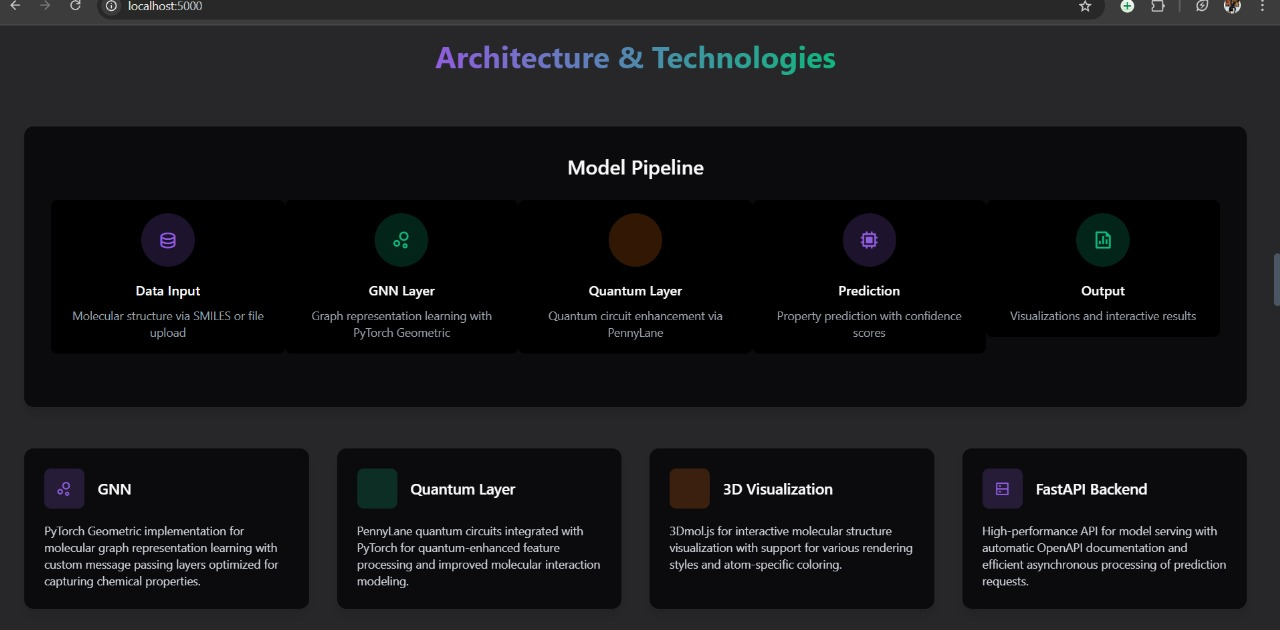
#> input picture client/src/assets/images/ARCHI.jpg, 1280 x 630 px
$ python simple_ocr.py ../client/src/assets/images/ARCHI.jpg
#> lines starting #> are read from the running program, lines starting #| are printed output that depends on the picture; after the words box and inside, x2 and y2 are one past the last pixel; in counts of white or black regions, pixels touching at a corner belong together
#!/usr/bin/env python3
"""
Simple OCR module that can be used as a fallback when notebook execution fails
"""

import os
import sys
import json
import traceback
import pytesseract

# Point to tesseract binary
pytesseract.pytesseract.tesseract_cmd = r"C:\Program Files\Tesseract-OCR\tesseract.exe"

# Set the environment variable correctly
os.environ['TESSDATA_PREFIX'] = r"C:\Program Files\Tesseract-OCR\tessdata"

from PIL import Image
import cv2
import numpy as np

def preprocess_image(image_path):
    """
    Preprocess the image for better OCR results
    """
#> called with image_path = '../client/src/assets/images/ARCHI.jpg'
    try:
        # Read the image
        img = cv2.imread(image_path)
#> img is the input picture: shape (630, 1280, 3); mean B, G, R 25.3, 23.5, 23.1

        # Check if image was loaded correctly
        if img is None:
            # Fallback to PIL if OpenCV fails
            pil_img = Image.open(image_path)
            img = np.array(pil_img)
            # Convert RGB to BGR (OpenCV format)
            if len(img.shape) == 3 and img.shape[2] == 3:
                img = img[:, :, ::-1].copy()

        # Convert to grayscale
        gray = cv2.cvtColor(img, cv2.COLOR_BGR2GRAY)

        # Apply thresholding to handle shadows and variations in lighting
        thresh = cv2.threshold(gray, 0, 255, cv2.THRESH_BINARY_INV + cv2.THRESH_OTSU)[1]
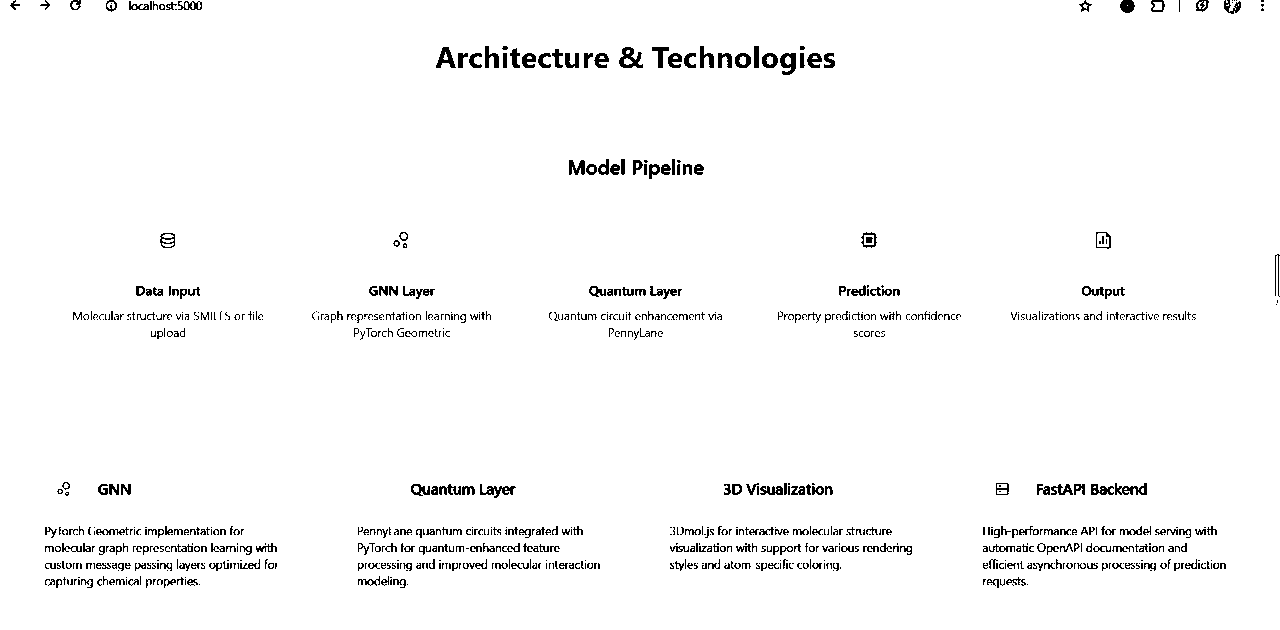
#> thresh: shape (630, 1280); 97.3% white; black in thin lines or dots

        # Perform morphological operations to remove noise
        kernel = np.ones((1, 1), np.uint8)
        opening = cv2.morphologyEx(thresh, cv2.MORPH_OPEN, kernel, iterations=1)

        # Invert back
        result = cv2.bitwise_not(opening)
#> result: shape (630, 1280); 2.7% white in thin lines or dots

        return result, None
    except Exception as e:
        traceback.print_exc()
        return None, str(e)

def perform_ocr(image, lang='tam'):
    """
    Run OCR on the preprocessed image
    """
    try:
        # Use Tamil language model
        text = pytesseract.image_to_string(image, lang=lang)
        return text, None
    except Exception as e:
        # Fall back to English if Tamil isn't available
        try:
            text = pytesseract.image_to_string(image)
            return text + "\n(Note: Processed using English OCR due to missing Tamil language pack)", str(e)
        except Exception as e2:
            traceback.print_exc()
            return "", f"OCR Error: {str(e2)}"

def process_image(image_path):
    """
    Process a single image using OCR
    Returns a JSON string with the results
    """
    try:
        # Check if the image exists
        if not os.path.exists(image_path):
            return json.dumps({
                "error": f"Image not found: {image_path}",
                "extracted_text": "",
                "confidence": 0
            }, ensure_ascii=False)

        # Preprocess the image
        processed_img, preprocess_error = preprocess_image(image_path)

        if preprocess_error:
            return json.dumps({
                "error": f"Preprocessing error: {preprocess_error}",
                "extracted_text": "",
                "confidence": 0
            }, ensure_ascii=False)

        # Perform OCR
        extracted_text, ocr_error = perform_ocr(processed_img)
#> extracted_text = ''; ocr_error = "OCR Error: No module named 'pytesseract'"

        # Create the result
        result = {
            "extracted_text": extracted_text,
            "confidence": 85 if not ocr_error else 60
        }
#> result = {'extracted_text': '', 'confidence': 60}

        if ocr_error:
            result["warning"] = ocr_error

        return json.dumps(result, ensure_ascii=False)
    except Exception as e:
        traceback.print_exc()
        return json.dumps({
            "error": str(e),
            "extracted_text": "",
            "confidence": 0
        }, ensure_ascii=False)

if __name__ == "__main__":
    # Command-line interface
    # Expects exactly one argument: image_path
    if len(sys.argv) != 2:
        print(json.dumps({
            "error": "Usage: python simple_ocr.py <image_path>"
        }, ensure_ascii=False))
        sys.exit(1)

    image_path = sys.argv[1]
    result = process_image(image_path)
    print(result)
#| {"extracted_text": "", "confidence": 60, "warning": "OCR Error: No module named 'pytesseract'"}

$ run again, on client/src/assets/images/IMPLE.jpg
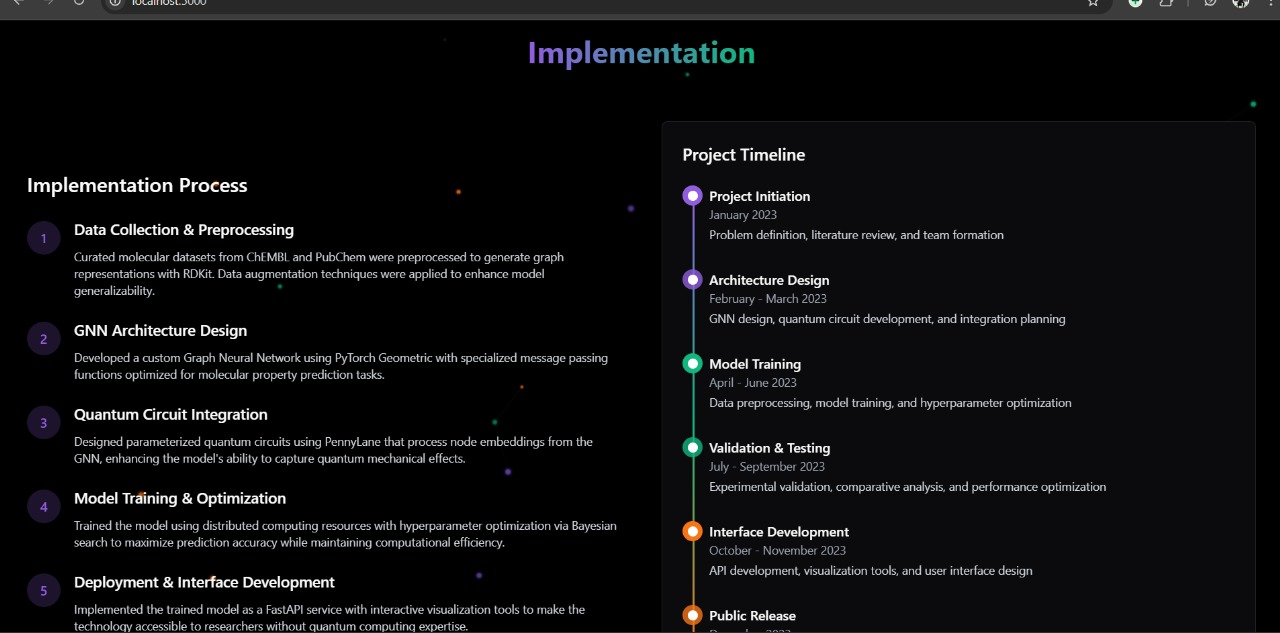
#> input picture client/src/assets/images/IMPLE.jpg, 1280 x 633 px
#> in preprocess_image, img is the input picture: shape (633, 1280, 3); mean B, G, R 15.4, 14.3, 14.1
#> in preprocess_image, `thresh = cv2.threshold(gray, 0, 255, cv2.THRESH_BINARY_INV + cv2.THRES..`:
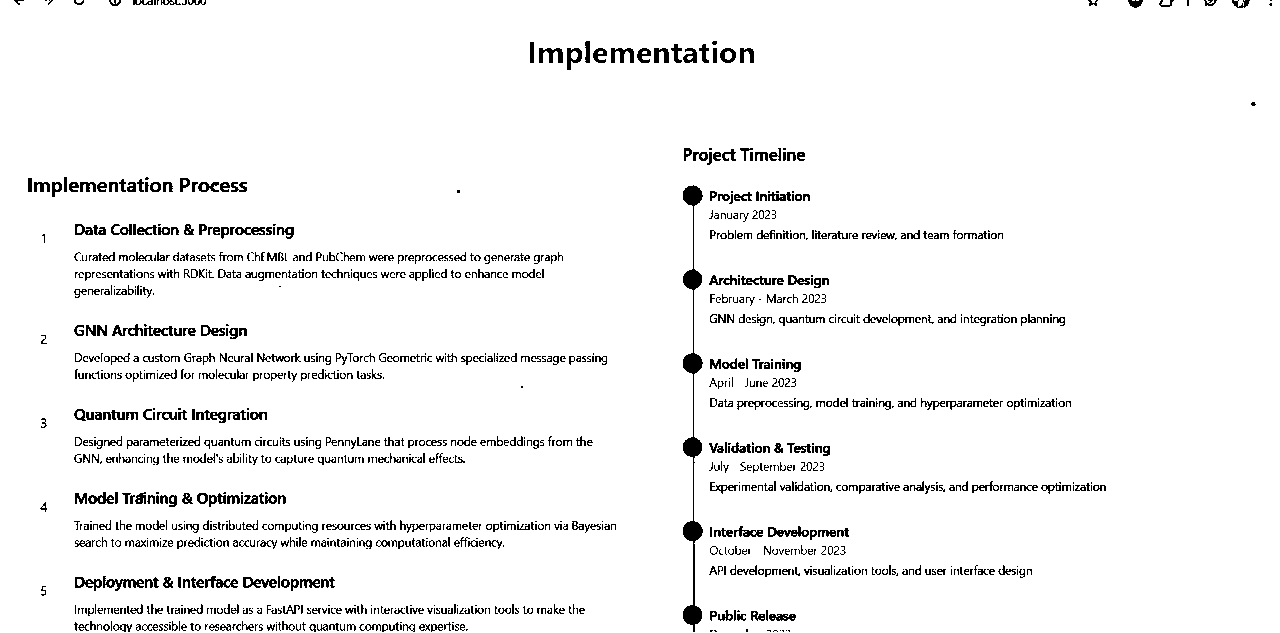
#> thresh: shape (633, 1280); 95.4% white; black in thin lines or dots
#> extracted_text = ''; ocr_error = "OCR Error: No module named 'pytesseract'"
#> in process_image, `result = { "extracted_text": extracted_text, "confidence": 85 if not o..`: result = {'extracted_text': '', 'confidence': 60}
#| {"extracted_text": "", "confidence": 60, "warning": "OCR Error: No module named 'pytesseract'"}

$ run again, on client/src/assets/images/MODEL.jpg
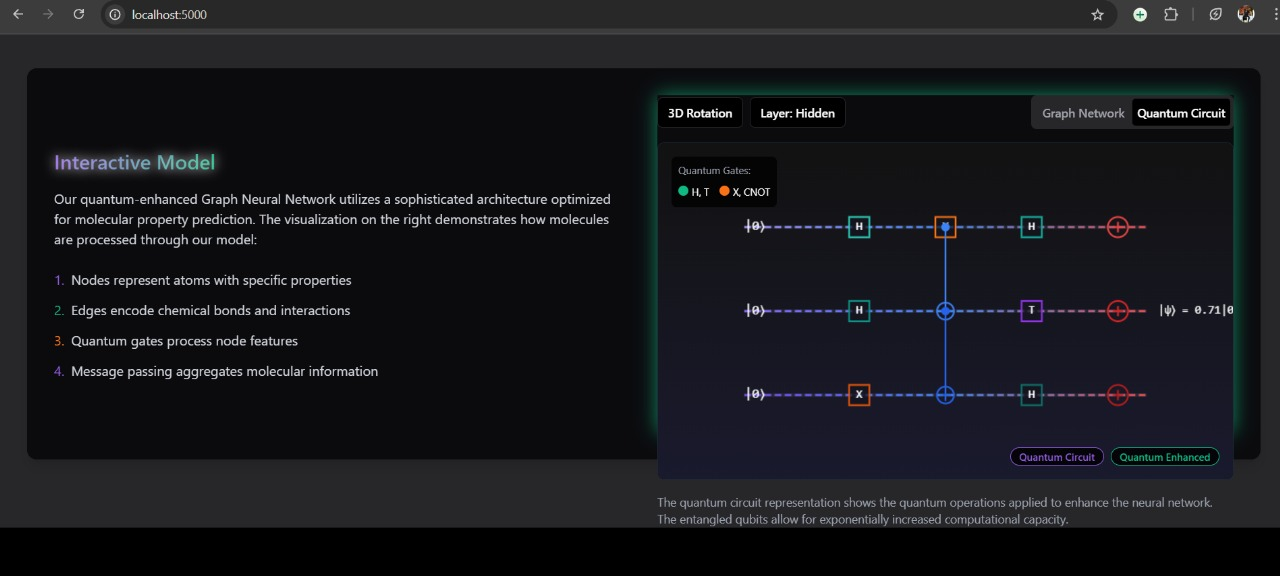
#> input picture client/src/assets/images/MODEL.jpg, 1280 x 576 px
#> in preprocess_image, img is the input picture: shape (576, 1280, 3); mean B, G, R 28.7, 25, 24.1
#> in preprocess_image, `gray = cv2.cvtColor(img, cv2.COLOR_BGR2GRAY)`:
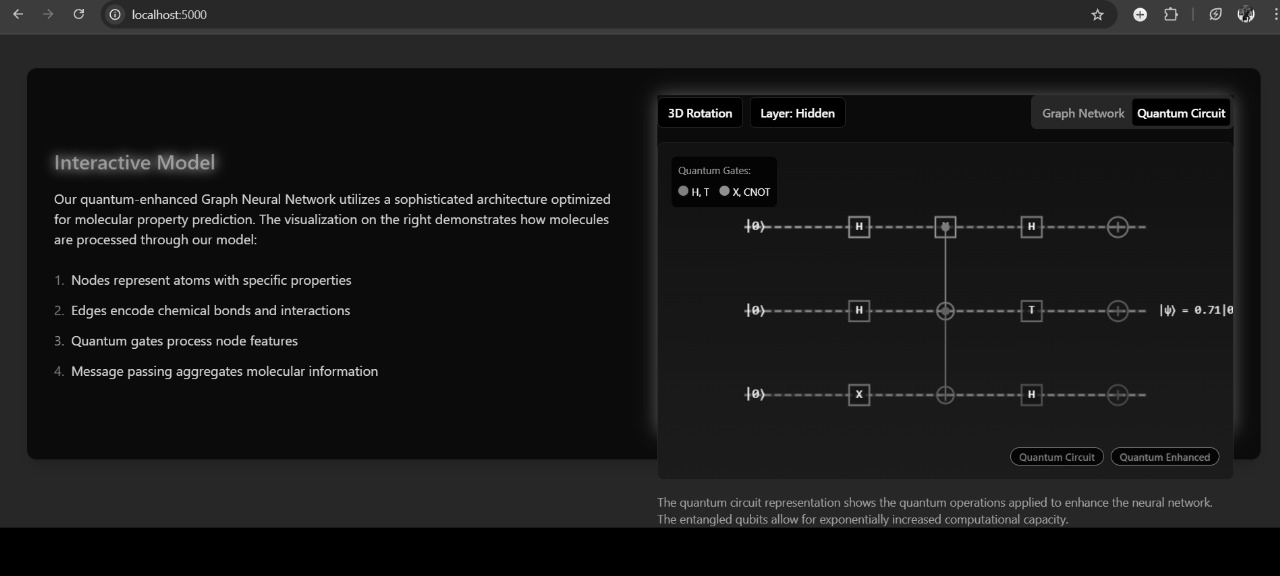
#> gray: shape (576, 1280); min 0, max 255, mean 25
#> in preprocess_image, `thresh = cv2.threshold(gray, 0, 255, cv2.THRESH_BINARY_INV + cv2.THRES..`:
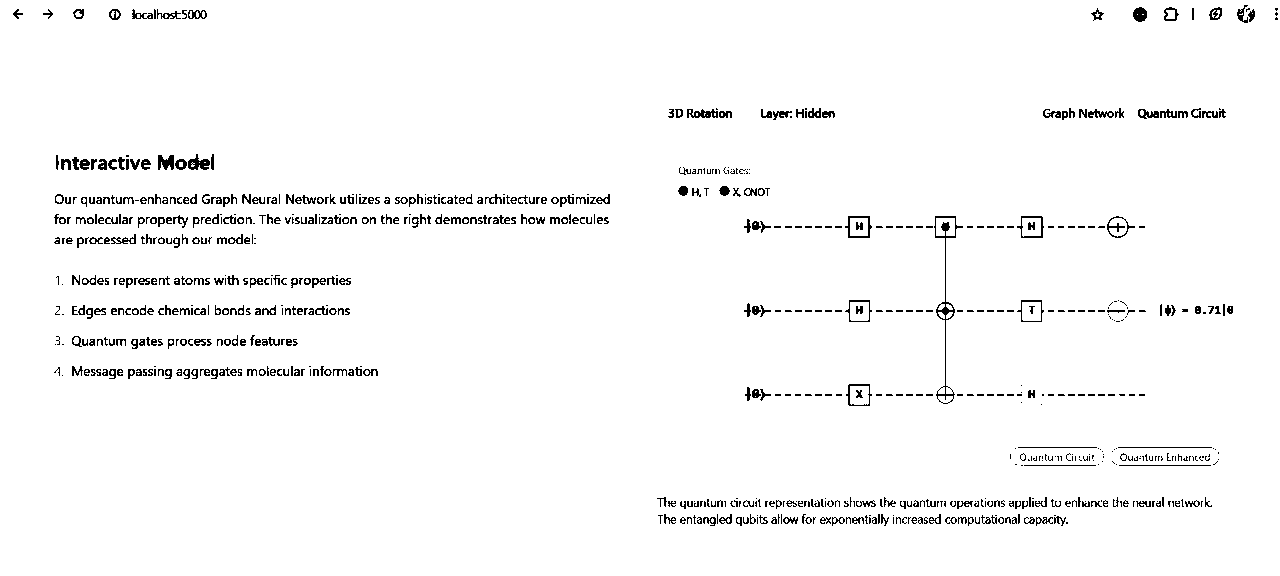
#> thresh: shape (576, 1280); 97.2% white; black in thin lines or dots, all inside (x1, y1, x2, y2) = (13, 5, 1278, 526)
#> extracted_text = ''; ocr_error = "OCR Error: No module named 'pytesseract'"
#> in process_image, `result = { "extracted_text": extracted_text, "confidence": 85 if not o..`: result = {'extracted_text': '', 'confidence': 60}
#| {"extracted_text": "", "confidence": 60, "warning": "OCR Error: No module named 'pytesseract'"}

$ run again, on client/src/assets/images/P CHART 2.jpg
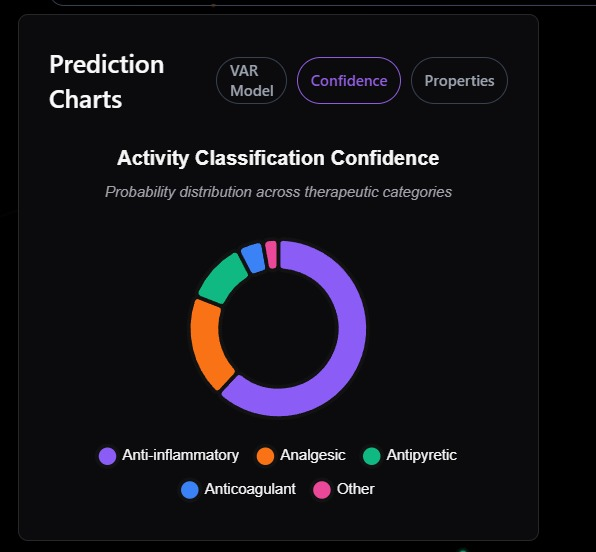
#> input picture client/src/assets/images/P CHART 2.jpg, 596 x 552 px
#> in preprocess_image, img is the input picture: shape (552, 596, 3); mean B, G, R 23.4, 18.4, 19.9
#> in preprocess_image, `gray = cv2.cvtColor(img, cv2.COLOR_BGR2GRAY)`:
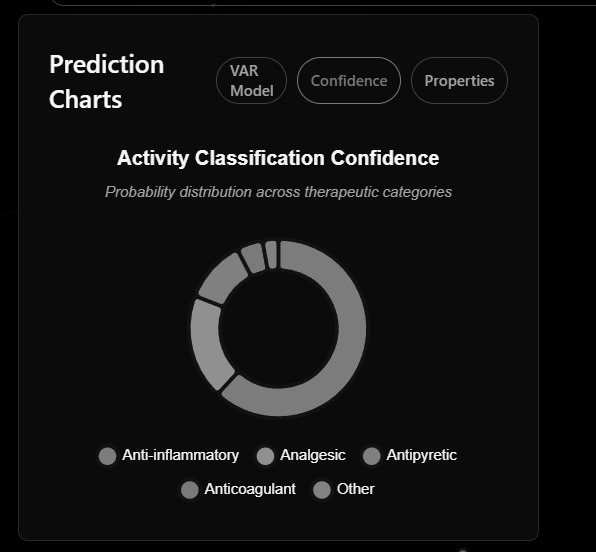
#> gray: shape (552, 596); min 0, max 255, mean 19.3
#> in preprocess_image, `thresh = cv2.threshold(gray, 0, 255, cv2.THRESH_BINARY_INV + cv2.THRES..`:
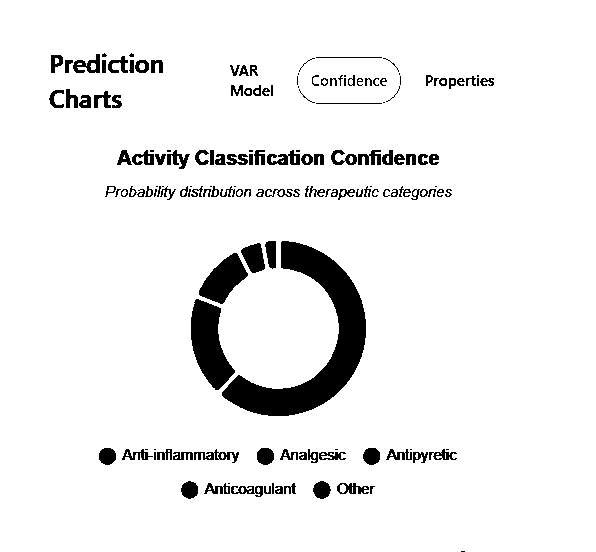
#> thresh: shape (552, 596); 93.3% white; 159 black regions (38 under 20 px), largest, box (x1, y1, x2, y2) and area: (222, 241, 366, 416) 7732, (191, 299, 235, 390) 2324, (199, 253, 248, 304) 1336
#> extracted_text = ''; ocr_error = "OCR Error: No module named 'pytesseract'"
#> in process_image, `result = { "extracted_text": extracted_text, "confidence": 85 if not o..`: result = {'extracted_text': '', 'confidence': 60}
#| {"extracted_text": "", "confidence": 60, "warning": "OCR Error: No module named 'pytesseract'"}
